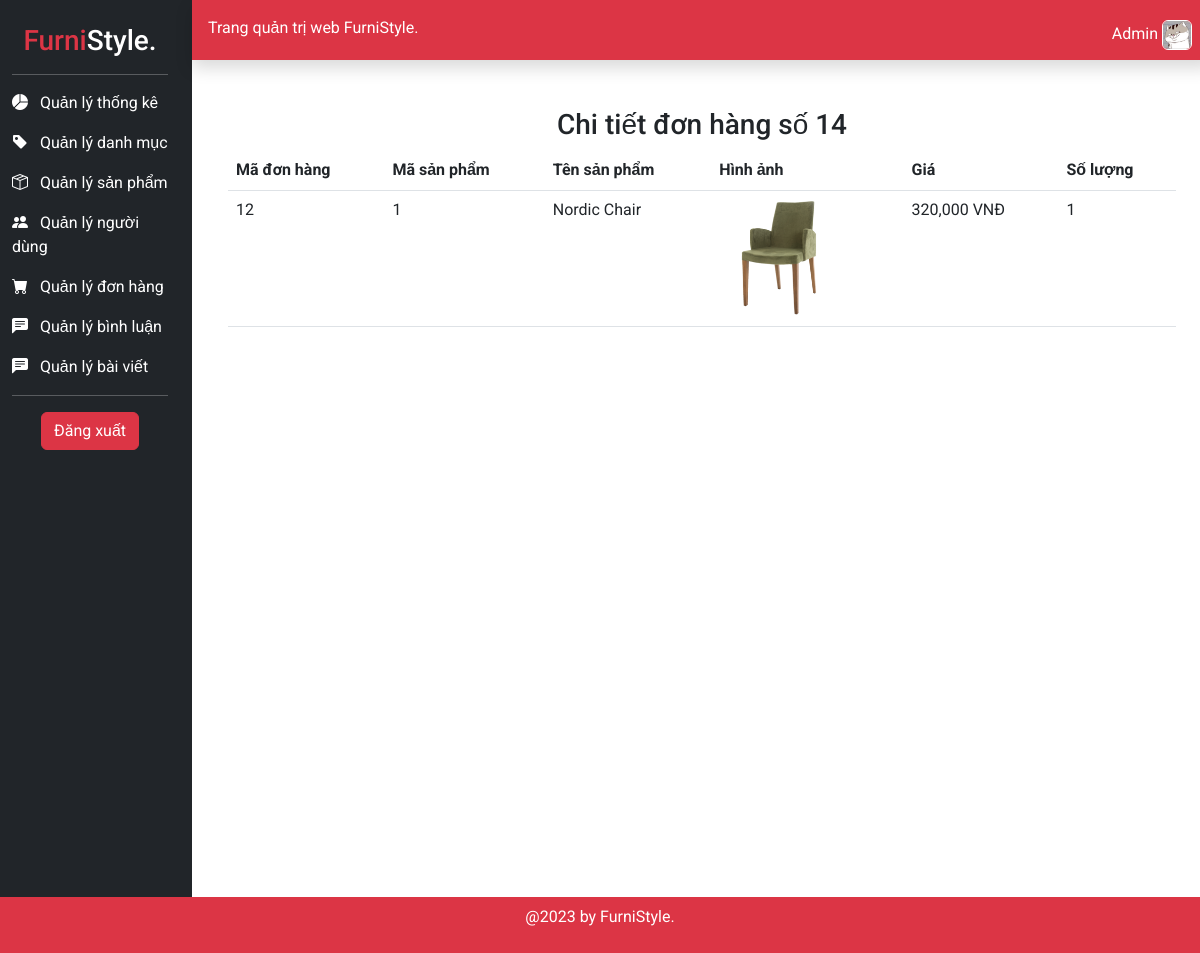
/admin/index.php?mod=order&act=detail&id=14, run on the app's committed database.
### tables this page shows
CREATE TABLE `chitietdonhang` (
  `id` int(11) NOT NULL,
  `madonhang` int(10) NOT NULL,
  `masanpham` int(10) NOT NULL,
  `gia` int(10) NOT NULL,
  `soluong` int(10) NOT NULL,
  `tongtientatca` int(10) NOT NULL
);

CREATE TABLE `sanpham` (
  `id` int(11) NOT NULL,
  `tensanpham` varchar(50) NOT NULL,
  `anhsanpham` varchar(20) NOT NULL,
  `gia` int(10) NOT NULL,
  `madanhmuc` int(10) NOT NULL,
  `mabosuutap` int(11) DEFAULT NULL,
  `giakhuyenmai` int(10) DEFAULT NULL,
  `tinhtrang` varchar(30) NOT NULL,
  `chitiet` text NOT NULL,
  `soluong` int(10) NOT NULL,
  `luotxem` int(11) NOT NULL,
  `sanphammoi` varchar(50) NOT NULL,
  `sanphamnoibat` varchar(30) NOT NULL,
  `giohang` int(11) NOT NULL
);

### model_Dao/pdo.php (called while the page is built, shortened)
<?php
function pdo_get_connection(){
    $dburl = "mysql:host=localhost;dbname=duan1hoanchinh;charset=utf8";
    $username = 'root';
    $password = '';
    $conn = new PDO($dburl, $username, $password);
    $conn->setAttribute(PDO::ATTR_ERRMODE, PDO::ERRMODE_EXCEPTION);
    return $conn;
}
function pdo_query_one($sql){
    $sql_args = array_slice(func_get_args(), 1);
    try{
        $conn = pdo_get_connection();
        $stmt = $conn->prepare($sql);
        $stmt->execute($sql_args);
        $row = $stmt->fetch(PDO::FETCH_ASSOC);
        return $row;
    }
    catch(PDOException $e){
        throw $e;
    }
    finally{
        unset($conn);
    }
}

### model_Dao/orders.php (called while the page is built, shortened)
<?php
include_once 'pdo.php';
function get_order_details($id)
{
  $sql = "SELECT c.*, p.tensanpham, p.anhsanpham FROM `chitietdonhang` AS c LEFT JOIN `sanpham` AS p ON c.masanpham = p.id WHERE c.madonhang = ?";
  return pdo_query_one($sql, $id);
}

### admin/admin/views/page_orders_detail.php (the view)
<div class="p-5 vh-100">
  <h3 class="text-center">Chi tiết đơn hàng số <?= $id ?></h3>
  <table class="table table-hover ">
    <thead>
      <tr>
        <th>Mã đơn hàng</th>
        <th>Mã sản phẩm</th>
        <th>Tên sản phẩm</th>
        <th>Hình ảnh</th>
        <th>Giá</th>
        <th>Số lượng</th>
      </tr>
    </thead>
    <tbody>
      <tr>
        <?php if (!empty($order_details)) : ?>
      <tr>
        <td><?= $order_details['id'] ?></td>
        <td><?= $order_details['masanpham'] ?></td>
        <td><?= $order_details['tensanpham'] ?></td>
        <td><img src="../furni-1.0.0/images/<?= $order_details['anhsanpham'] ?>" width="120px" alt=""></td>
        <td><?= number_format($order_details['gia']) ?> VNĐ</td>
        <td><?= $order_details['soluong'] ?></td>
      </tr>
    <?php endif; ?>
    </tbody>
  </table>
</div>

### admin/admin/views/template_header.php (style rules this page uses)
body { font-family: 'Roboto', sans-serif; }

### data on the page
chitietdonhang: id "12", masanpham "1", gia "320,000", soluong "1"
sanpham: tensanpham "Nordic Chair", anhsanpham (picture)

### other printed values
$id "14"
